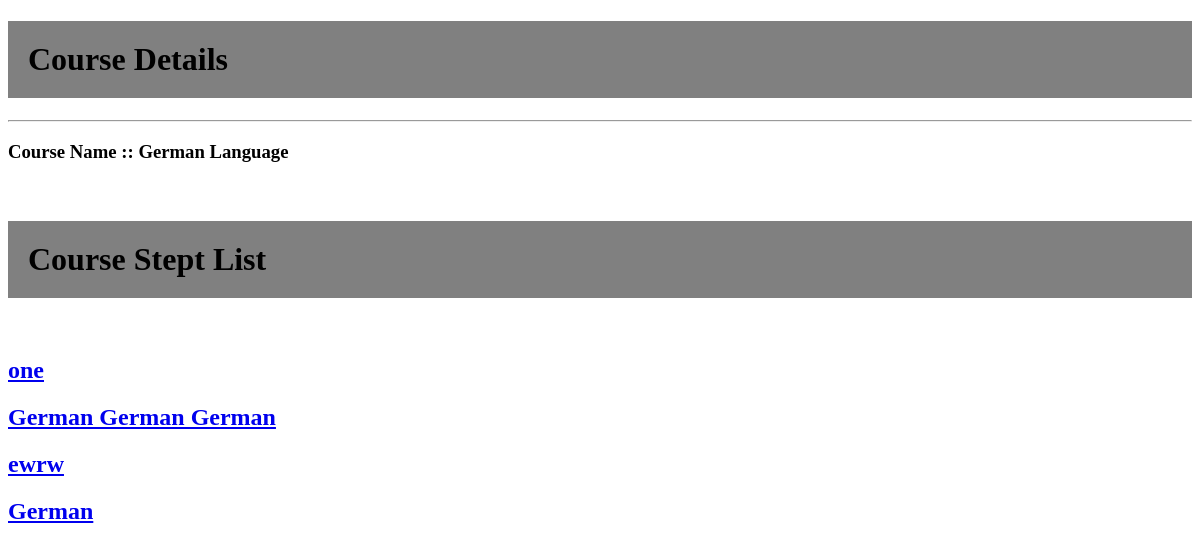
/courses/12/, run on an earlier commit of the app's database.
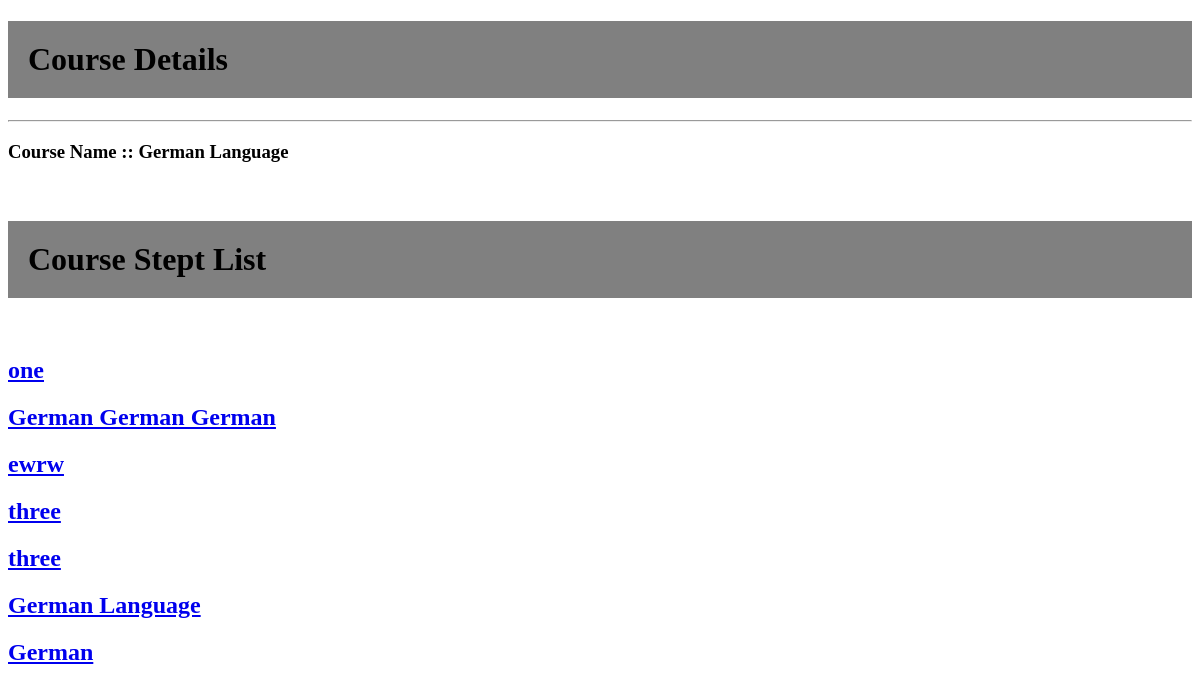
And on a later commit of the database.
### courses/models.py (models this page shows, shortened)
class Steps(models.Model):
    title = models.CharField(max_length=255)
    description = models.TextField()
    order = models.IntegerField(default=0)
    course = models.ForeignKey(Courses,on_delete=models.CASCADE)
    class  Meta:
        abstract = True
        ordering = ["order"]

class Text(Steps):
    content = models.TextField(blank=True,default="")
    def get_absolute_url(self):
        return reverse("text_detail", kwargs={
            'course_id': self.course_id,
            'step_id' : self.id
            })

class Quizs(Steps):
    total_question = models.IntegerField(default=4)
    def get_absolute_url(self):
        return reverse("quiz_detail", kwargs={
            'course_id': self.course_id,
            'step_id' : self.id
            })
    class  Meta:
        verbose_name_plural = 'Quizess'

### courses/views.py (the view)
# urls.py: path('<int:pk>/', views.detail),
def detail(request,pk):
    try:
        course = get_object_or_404(Courses,pk=pk)
        steps = sorted(chain(course.text_set.all(),course.quizs_set.all()),key=lambda step: step.order)
    except Courses.DoesNotExist:
        raise Http404("Courses does not exist")
    return render(request, 'courses/courses_detail.html', {
        'course': course,
        'steps' :steps
        })

### courses/templates/courses/courses_detail.html (shortened to what this page needs)
{% extends "courses/layout/base.html" %}
{% block body %}
<h1>Course Details</h1>
<hr>
<h3>Course Name  ::   {{ course.title }}</h3>
<br>
<h1>Course Stept List </h1>
<br>
{%  for step in steps %}
<h2><a href="{{ step.get_absolute_url }}">{{ step.title }}</a></h2>
{% endfor %}
{% endblock %}

What changed in the data, as far as the page shows it:
added Quizs: title "three"
added Quizs: title "three"
added Quizs: title "German Language"
